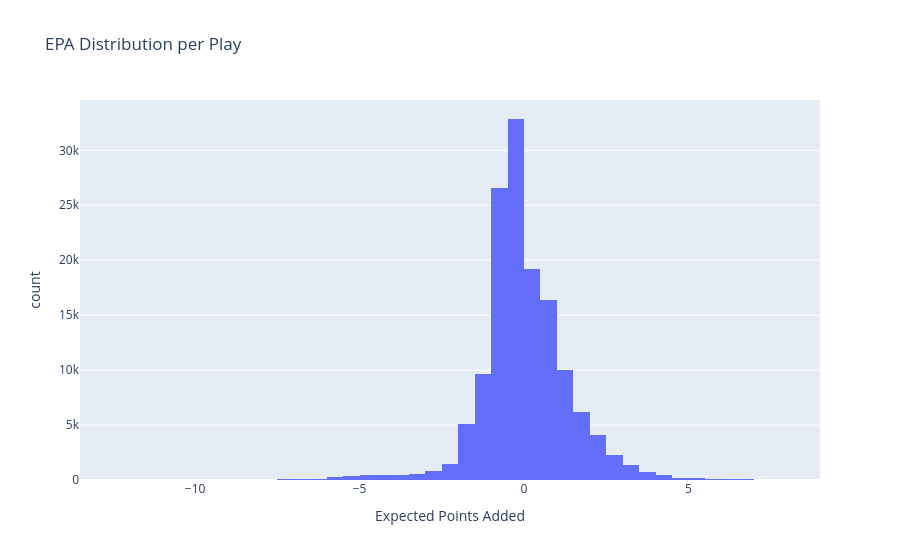

Notebook source saved alongside this figure:
### Markdown cell above
## Section 2: Exploratory Data Analysis

Before building any models, we need to understand the data. EDA helps us spot distributions, outliers, and relationships that will shape our modeling decisions. We'll look at how EPA is distributed across plays, which play types generate the most value, how teams compare, and take a closer look at the Pittsburgh Steelers.

### Code cell
df_plays = pd.read_sql("SELECT * FROM nfl_pbp WHERE play_type IN ('pass', 'run')", con=engine)
px.histogram(df_plays, x='epa', nbins=100, title='EPA Distribution per Play',
             labels={'epa': 'Expected Points Added'})

### Figure 1 — Plotly figure (JSON) as saved in the notebook; plotly's stock layout.template omitted (floating-point values rounded to 4 significant figures; data arrays with more than 128 entries replaced by an {"elided": "..."} marker saying what was removed)
{"data": [{"bingroup": "x", "hovertemplate": "Expected Points Added=%{x}<br>count=%{y}<extra></extra>", "legendgroup": "", "marker": {"color": "#636efa", "pattern": {"shape": ""}}, "name": "", "nbinsx": 100, "orientation": "v", "showlegend": false, "type": "histogram", "x": {"elided": "140708 float values"}, "xaxis": "x", "yaxis": "y"}], "layout": {"barmode": "relative", "legend": {"tracegroupgap": 0}, "title": {"text": "EPA Distribution per Play"}, "xaxis": {"anchor": "y", "domain": [0, 1], "title": {"text": "Expected Points Added"}}, "yaxis": {"anchor": "x", "domain": [0, 1], "title": {"text": "count"}}}}
